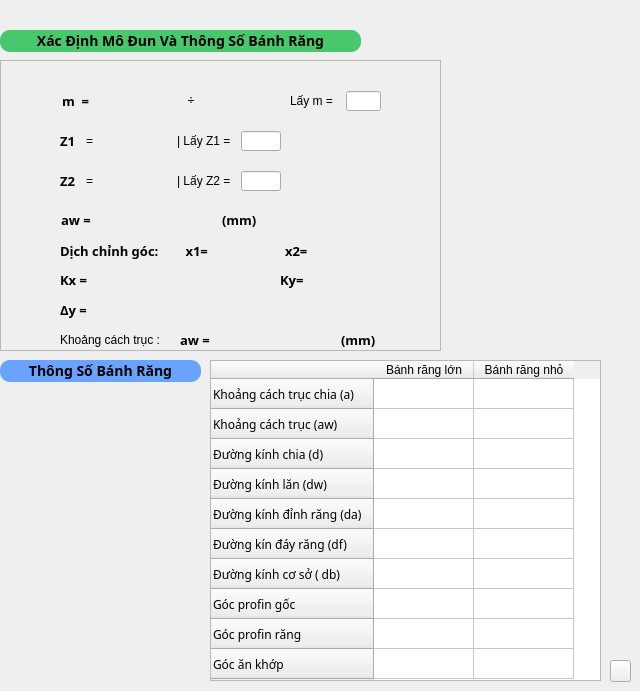
    <widget class="QWidget" name="page_7">
     <widget class="QPushButton" name="pushButton_6">
      <property name="geometry">
       <rect>
        <x>0</x>
        <y>30</y>
        <width>361</width>
        <height>22</height>
       </rect>
      </property>
      <property name="font">
       <font>
        <family>Noto Sans</family>
        <pointsize>-1</pointsize>
        <weight>75</weight>
        <italic>false</italic>
        <bold>true</bold>
       </font>
      </property>
      <property name="styleSheet">
       <string notr="true">  #pushButton_6{ 
 border-width: 9px;
    border-radius: 10px;
    border-color:rgba(0,0,0,0.5); ; 
	background :rgb(72, 200, 108);
    font: bold 14px;
;
    padding: 1px}
</string>
      </property>
      <property name="text">
       <string>Xác Định Mô Đun Và Thông Số Bánh Răng</string>
      </property>
      <property name="flat">
       <bool>false</bool>
      </property>
     </widget>
     <widget class="QFrame" name="frame_5">
      <property name="geometry">
       <rect>
        <x>0</x>
        <y>60</y>
        <width>441</width>
        <height>291</height>
       </rect>
      </property>
      <property name="frameShape">
       <enum>QFrame::StyledPanel</enum>
      </property>
      <property name="frameShadow">
       <enum>QFrame::Raised</enum>
      </property>
      <widget class="QPushButton" name="Set_value_z2">
       <property name="geometry">
        <rect>
         <x>290</x>
         <y>110</y>
         <width>30</width>
         <height>25</height>
        </rect>
       </property>
       <property name="maximumSize">
        <size>
         <width>30</width>
         <height>25</height>
        </size>
       </property>
       <property name="cursor">
        <cursorShape>PointingHandCursor</cursorShape>
       </property>
       <property name="styleSheet">
        <string notr="true">  #Set_value_z2{  border-width: 9px;
    border-radius: 10px;
    border-color:rgba(0,0,0,0.5); ;
    font: bold 14px; 
    padding: 1px}
#Set_value_z2:hover{
background-color:	rgba(116, 114, 157, 0.2);
}
</string>
       </property>
       <property name="text">
        <string/>
       </property>
       <property name="icon">
        <iconset resource="../Project_calculating_Gear/qml.qrc">
         <normaloff>:/dowload/Anh_cua_app+do_an/change_text.png</normaloff>:/dowload/Anh_cua_app+do_an/change_text.png</iconset>
       </property>
       <property name="iconSize">
        <size>
         <width>25</width>
         <height>25</height>
        </size>
       </property>
      </widget>
      <widget class="QPushButton" name="Set_value_z1">
       <property name="geometry">
        <rect>
         <x>290</x>
         <y>70</y>
         <width>30</width>
         <height>25</height>
        </rect>
       </property>
       <property name="maximumSize">
        <size>
         <width>30</width>
         <height>25</height>
        </size>
       </property>
       <property name="cursor">
        <cursorShape>PointingHandCursor</cursorShape>
       </property>
       <property name="styleSheet">
        <string notr="true">  #Set_value_z1{  border-width: 9px;
    border-radius: 10px;
    border-color:rgba(0,0,0,0.5); ;
    font: bold 14px; 
    padding: 1px}
#Set_value_z1:hover{
background-color:	rgba(116, 114, 157, 0.2);
}
</string>
       </property>
       <property name="text">
        <string/>
       </property>
       <property name="icon">
        <iconset resource="../Project_calculating_Gear/qml.qrc">
         <normaloff>:/dowload/Anh_cua_app+do_an/change_text.png</normaloff>:/dowload/Anh_cua_app+do_an/change_text.png</iconset>
       </property>
       <property name="iconSize">
        <size>
         <width>25</width>
         <height>25</height>
        </size>
       </property>
      </widget>
      <widget class="QWidget" name="layoutWidget_8">
       <property name="geometry">
        <rect>
         <x>60</x>
         <y>70</y>
         <width>221</width>
         <height>22</height>
        </rect>
       </property>
       <layout class="QHBoxLayout" name="horizontalLayout_45">
        <item>
         <widget class="QLabel" name="label_41">
          <property name="maximumSize">
           <size>
            <width>20</width>
            <height>20</height>
           </size>
          </property>
          <property name="font">
           <font>
            <family>Noto Sans</family>
            <pointsize>10</pointsize>
            <weight>75</weight>
            <bold>true</bold>
           </font>
          </property>
          <property name="text">
           <string>Z1</string>
          </property>
         </widget>
        </item>
        <item>
         <widget class="QLabel" name="label_56">
          <property name="maximumSize">
           <size>
            <width>20</width>
            <height>20</height>
           </size>
          </property>
          <property name="text">
           <string>=</string>
          </property>
         </widget>
        </item>
        <item>
         <widget class="QLabel" name="label_58">
          <property name="maximumSize">
           <size>
            <width>60</width>
            <height>20</height>
           </size>
          </property>
          <property name="font">
           <font>
            <family>Noto Sans</family>
            <pointsize>10</pointsize>
            <weight>50</weight>
            <bold>false</bold>
           </font>
          </property>
          <property name="text">
           <string/>
          </property>
         </widget>
        </item>
        <item>
         <widget class="QLabel" name="label_72">
          <property name="maximumSize">
           <size>
            <width>70</width>
            <height>16777215</height>
           </size>
          </property>
          <property name="text">
           <string>| Lấy Z1 =</string>
          </property>
         </widget>
        </item>
        <item>
         <widget class="QLineEdit" name="lineEdit_4">
          <property name="maximumSize">
           <size>
            <width>40</width>
            <height>20</height>
           </size>
          </property>
          <property name="alignment">
           <set>Qt::AlignCenter</set>
          </property>
          <property name="readOnly">
           <bool>true</bool>
          </property>
         </widget>
        </item>
       </layout>
      </widget>
      <widget class="QWidget" name="layoutWidget_9">
       <property name="geometry">
        <rect>
         <x>60</x>
         <y>110</y>
         <width>221</width>
         <height>22</height>
        </rect>
       </property>
       <layout class="QHBoxLayout" name="horizontalLayout_46">
        <item>
         <widget class="QLabel" name="label_73">
          <property name="maximumSize">
           <size>
            <width>20</width>
            <height>20</height>
           </size>
          </property>
          <property name="font">
           <font>
            <family>Noto Sans</family>
            <pointsize>10</pointsize>
            <weight>75</weight>
            <bold>true</bold>
           </font>
          </property>
          <property name="text">
           <string>Z2</string>
          </property>
         </widget>
        </item>
        <item>
         <widget class="QLabel" name="label_74">
          <property name="maximumSize">
           <size>
            <width>20</width>
            <height>20</height>
           </size>
          </property>
          <property name="text">
           <string>=</string>
          </property>
         </widget>
        </item>
        <item>
         <widget class="QLabel" name="label_75">
          <property name="maximumSize">
           <size>
            <width>60</width>
            <height>20</height>
           </size>
          </property>
          <property name="font">
           <font>
            <family>Noto Sans</family>
            <pointsize>10</pointsize>
            <weight>50</weight>
            <bold>false</bold>
           </font>
          </property>
          <property name="text">
           <string/>
          </property>
         </widget>
        </item>
        <item>
         <widget class="QLabel" name="label_76">
          <property name="maximumSize">
           <size>
            <width>70</width>
            <height>16777215</height>
           </size>
          </property>
          <property name="text">
           <string>| Lấy Z2 =</string>
          </property>
         </widget>
        </item>
        <item>
         <widget class="QLineEdit" name="lineEdit_6">
          <property name="maximumSize">
           <size>
            <width>40</width>
            <height>20</height>
           </size>
          </property>
          <property name="alignment">
           <set>Qt::AlignCenter</set>
          </property>
          <property name="readOnly">
           <bool>true</bool>
          </property>
         </widget>
        </item>
       </layout>
      </widget>
      <widget class="QPushButton" name="Set_m">
       <property name="geometry">
        <rect>
         <x>390</x>
         <y>30</y>
         <width>30</width>
         <height>25</height>
        </rect>
       </property>
       <property name="maximumSize">
        <size>
         <width>30</width>
         <height>25</height>
        </size>
       </property>
       <property name="styleSheet">
        <string notr="true">  #Set_m{  border-width: 9px;
    border-radius: 10px;
    border-color:rgba(0,0,0,0.5); ;
    font: bold 14px; 
    padding: 1px}
#Set_m:hover{
background-color:	rgba(116, 114, 157, 0.2);
}
</string>
       </property>
       <property name="text">
        <string/>
       </property>
       <property name="icon">
        <iconset resource="../Project_calculating_Gear/qml.qrc">
         <normaloff>:/dowload/Anh_cua_app+do_an/change_text.png</normaloff>:/dowload/Anh_cua_app+do_an/change_text.png</iconset>
       </property>
       <property name="iconSize">
        <size>
         <width>30</width>
         <height>25</height>
        </size>
       </property>
      </widget>
      <widget class="QWidget" name="layoutWidget_10">
       <property name="geometry">
        <rect>
         <x>290</x>
         <y>30</y>
         <width>91</width>
         <height>22</height>
        </rect>
       </property>
       <layout class="QHBoxLayout" name="horizontalLayout_22">
        <item>
         <widget class="QLabel" name="label_35">
          <property name="maximumSize">
           <size>
            <width>62</width>
            <height>20</height>
           </size>
          </property>
          <property name="text">
           <string>Lấy m =</string>
          </property>
         </widget>
        </item>
        <item>
         <widget class="QLineEdit" name="lineEdit_3">
          <property name="maximumSize">
           <size>
            <width>35</width>
            <height>20</height>
           </size>
          </property>
          <property name="font">
           <font>
            <family>Noto Sans</family>
            <pointsize>10</pointsize>
           </font>
          </property>
          <property name="alignment">
           <set>Qt::AlignCenter</set>
          </property>
          <property name="readOnly">
           <bool>true</bool>
          </property>
         </widget>
        </item>
       </layout>
      </widget>
      <widget class="QLabel" name="label_31">
       <property name="geometry">
        <rect>
         <x>62</x>
         <y>32</y>
         <width>27</width>
         <height>18</height>
        </rect>
       </property>
       <property name="maximumSize">
        <size>
         <width>30</width>
         <height>20</height>
        </size>
       </property>
       <property name="font">
        <font>
         <family>Noto Sans</family>
         <pointsize>10</pointsize>
         <weight>75</weight>
         <bold>true</bold>
        </font>
       </property>
       <property name="text">
        <string>m  =</string>
       </property>
      </widget>
      <widget class="QWidget" name="layoutWidget_11">
       <property name="geometry">
        <rect>
         <x>95</x>
         <y>30</y>
         <width>191</width>
         <height>20</height>
        </rect>
       </property>
       <layout class="QHBoxLayout" name="horizontalLayout_21">
        <item>
         <widget class="QLabel" name="label_33">
          <property name="maximumSize">
           <size>
            <width>80</width>
            <height>20</height>
           </size>
          </property>
          <property name="font">
           <font>
            <family>Noto Sans</family>
            <pointsize>10</pointsize>
            <weight>75</weight>
            <bold>true</bold>
           </font>
          </property>
          <property name="text">
           <string/>
          </property>
          <property name="alignment">
           <set>Qt::AlignCenter</set>
          </property>
         </widget>
        </item>
        <item>
         <widget class="QLabel" name="label_32">
          <property name="maximumSize">
           <size>
            <width>30</width>
            <height>20</height>
           </size>
          </property>
          <property name="font">
           <font>
            <family>Noto Sans</family>
            <pointsize>10</pointsize>
           </font>
          </property>
          <property name="text">
           <string>÷</string>
          </property>
          <property name="alignment">
           <set>Qt::AlignCenter</set>
          </property>
         </widget>
        </item>
        <item>
         <widget class="QLabel" name="label_34">
          <property name="maximumSize">
           <size>
            <width>80</width>
            <height>20</height>
           </size>
          </property>
          <property name="font">
           <font>
            <family>Noto Sans</family>
            <pointsize>10</pointsize>
            <weight>75</weight>
            <bold>true</bold>
           </font>
          </property>
          <property name="text">
           <string/>
          </property>
          <property name="alignment">
           <set>Qt::AlignCenter</set>
          </property>
         </widget>
        </item>
       </layout>
      </widget>
      <widget class="QWidget" name="layoutWidget_12">
       <property name="geometry">
        <rect>
         <x>61</x>
         <y>150</y>
         <width>201</width>
         <height>20</height>
        </rect>
       </property>
       <layout class="QHBoxLayout" name="horizontalLayout_23">
        <item>
         <widget class="QLabel" name="label_77">
          <property name="font">
           <font>
            <family>Noto Sans</family>
            <pointsize>10</pointsize>
            <weight>75</weight>
            <bold>true</bold>
           </font>
          </property>
          <property name="text">
           <string>aw = </string>
          </property>
         </widget>
        </item>
        <item>
         <widget class="QLabel" name="label_78">
          <property name="maximumSize">
           <size>
            <width>70</width>
            <height>20</height>
           </size>
          </property>
          <property name="font">
           <font>
            <family>Noto Sans</family>
            <pointsize>10</pointsize>
            <weight>50</weight>
            <italic>false</italic>
            <bold>false</bold>
           </font>
          </property>
          <property name="text">
           <string/>
          </property>
         </widget>
        </item>
        <item>
         <widget class="QLabel" name="label_79">
          <property name="maximumSize">
           <size>
            <width>40</width>
            <height>30</height>
           </size>
          </property>
          <property name="font">
           <font>
            <family>Noto Sans</family>
            <pointsize>10</pointsize>
            <weight>75</weight>
            <bold>true</bold>
           </font>
          </property>
          <property name="text">
           <string>(mm)</string>
          </property>
         </widget>
        </item>
       </layout>
      </widget>
      <widget class="QLabel" name="label_89">
       <property name="geometry">
        <rect>
         <x>70</x>
         <y>310</y>
         <width>81</width>
         <height>16</height>
        </rect>
       </property>
       <property name="text">
        <string/>
       </property>
      </widget>
      <widget class="QWidget" name="layoutWidget_13">
       <property name="geometry">
        <rect>
         <x>180</x>
         <y>270</y>
         <width>201</width>
         <height>20</height>
        </rect>
       </property>
       <layout class="QHBoxLayout" name="horizontalLayout_53">
        <item>
         <widget class="QLabel" name="label_92">
          <property name="font">
           <font>
            <family>Noto Sans</family>
            <pointsize>10</pointsize>
            <weight>75</weight>
            <bold>true</bold>
           </font>
          </property>
          <property name="text">
           <string>aw = </string>
          </property>
         </widget>
        </item>
        <item>
         <widget class="QLabel" name="label_93">
          <property name="maximumSize">
           <size>
            <width>70</width>
            <height>20</height>
           </size>
          </property>
          <property name="font">
           <font>
            <family>Noto Sans</family>
            <pointsize>10</pointsize>
            <weight>50</weight>
            <italic>false</italic>
            <bold>false</bold>
           </font>
          </property>
          <property name="text">
           <string/>
          </property>
         </widget>
        </item>
        <item>
         <widget class="QLabel" name="label_94">
          <property name="maximumSize">
           <size>
            <width>40</width>
            <height>30</height>
           </size>
          </property>
          <property name="font">
           <font>
            <family>Noto Sans</family>
            <pointsize>10</pointsize>
            <weight>75</weight>
            <bold>true</bold>
           </font>
          </property>
          <property name="text">
           <string>(mm)</string>
          </property>
         </widget>
        </item>
       </layout>
      </widget>
      <widget class="QLabel" name="label_95">
       <property name="geometry">
        <rect>
         <x>60</x>
         <y>270</y>
         <width>131</width>
         <height>20</height>
        </rect>
       </property>
       <property name="text">
        <string>Khoảng cách trục :</string>
       </property>
      </widget>
      <widget class="QWidget" name="layoutWidget_14">
       <property name="geometry">
        <rect>
         <x>60</x>
         <y>240</y>
         <width>171</width>
         <height>20</height>
        </rect>
       </property>
       <layout class="QHBoxLayout" name="horizontalLayout_52">
        <item>
         <widget class="QLabel" name="label_90">
          <property name="font">
           <font>
            <family>Noto Sans</family>
            <pointsize>10</pointsize>
            <weight>75</weight>
            <bold>true</bold>
           </font>
          </property>
          <property name="text">
           <string>Δy = </string>
          </property>
         </widget>
        </item>
        <item>
         <widget class="QLabel" name="label_91">
          <property name="text">
           <string/>
          </property>
         </widget>
        </item>
       </layout>
      </widget>
      <widget class="QWidget" name="layoutWidget_15">
       <property name="geometry">
        <rect>
         <x>60</x>
         <y>180</y>
         <width>331</width>
         <height>22</height>
        </rect>
       </property>
       <layout class="QHBoxLayout" name="horizontalLayout_54">
        <item>
         <widget class="QLabel" name="label_80">
          <property name="font">
           <font>
            <family>Noto Sans</family>
            <pointsize>10</pointsize>
            <weight>75</weight>
            <bold>true</bold>
           </font>
          </property>
          <property name="text">
           <string>Dịch chỉnh góc:</string>
          </property>
         </widget>
        </item>
        <item>
         <layout class="QHBoxLayout" name="horizontalLayout_47">
          <item>
           <widget class="QLabel" name="label_81">
            <property name="font">
             <font>
              <family>Noto Sans</family>
              <pointsize>10</pointsize>
              <weight>75</weight>
              <bold>true</bold>
             </font>
            </property>
            <property name="text">
             <string>    x1=</string>
            </property>
           </widget>
          </item>
          <item>
           <widget class="QLabel" name="label_82">
            <property name="text">
             <string/>
            </property>
           </widget>
          </item>
         </layout>
        </item>
        <item>
         <layout class="QHBoxLayout" name="horizontalLayout_48">
          <item>
           <widget class="QLabel" name="label_83">
            <property name="font">
             <font>
              <family>Noto Sans</family>
              <pointsize>10</pointsize>
              <weight>75</weight>
              <bold>true</bold>
             </font>
            </property>
            <property name="text">
             <string>x2=</string>
            </property>
           </widget>
          </item>
          <item>
           <widget class="QLabel" name="label_84">
            <property name="text">
             <string/>
            </property>
           </widget>
          </item>
         </layout>
        </item>
       </layout>
      </widget>
      <widget class="QPushButton" name="pushButton">
       <property name="geometry">
        <rect>
         <x>169</x>
         <y>211</y>
         <width>103</width>
         <height>19</height>
        </rect>
       </property>
       <property name="text">
        <string/>
       </property>
       <property name="icon">
        <iconset resource="../Project_calculating_Gear/qml.qrc">
         <normaloff>:/dowload/Anh_cua_app+do_an/next.png</normaloff>:/dowload/Anh_cua_app+do_an/next.png</iconset>
       </property>
       <property name="iconSize">
        <size>
         <width>40</width>
         <height>60</height>
        </size>
       </property>
       <property name="flat">
        <bool>true</bool>
       </property>
      </widget>
      <widget class="QWidget" name="layoutWidget_16">
       <property name="geometry">
        <rect>
         <x>60</x>
         <y>210</y>
         <width>102</width>
         <height>20</height>
        </rect>
       </property>
       <layout class="QHBoxLayout" name="horizontalLayout_49">
        <item>
         <widget class="QLabel" name="label_85">
          <property name="font">
           <font>
            <family>Noto Sans</family>
            <pointsize>10</pointsize>
            <weight>75</weight>
            <bold>true</bold>
           </font>
          </property>
          <property name="text">
           <string>Kx = </string>
          </property>
         </widget>
        </item>
        <item>
         <widget class="QLabel" name="label_86">
          <property name="text">
           <string/>
          </property>
         </widget>
        </item>
       </layout>
      </widget>
      <widget class="QWidget" name="layoutWidget_17">
       <property name="geometry">
        <rect>
         <x>280</x>
         <y>210</y>
         <width>102</width>
         <height>20</height>
        </rect>
       </property>
       <layout class="QHBoxLayout" name="horizontalLayout_50">
        <item>
         <widget class="QLabel" name="label_87">
          <property name="font">
           <font>
            <family>Noto Sans</family>
            <pointsize>10</pointsize>
            <weight>75</weight>
            <bold>true</bold>
           </font>
          </property>
          <property name="text">
           <string>Ky= </string>
          </property>
         </widget>
        </item>
        <item>
         <widget class="QLabel" name="label_88">
          <property name="text">
           <string/>
          </property>
         </widget>
        </item>
       </layout>
      </widget>
     </widget>
     <widget class="QTableWidget" name="tableWidget_4">
      <property name="geometry">
       <rect>
        <x>210</x>
        <y>360</y>
        <width>391</width>
        <height>321</height>
       </rect>
      </property>
      <property name="styleSheet">
       <string notr="true"/>
      </property>
      <row>
       <property name="text">
        <string>Khoảng cách trục chia (a)</string>
       </property>
       <property name="font">
        <font>
         <family>Noto Sans</family>
        </font>
       </property>
      </row>
      <row>
       <property name="text">
        <string>Khoảng cách trục (aw)</string>
       </property>
       <property name="font">
        <font>
         <family>Noto Sans</family>
        </font>
       </property>
      </row>
      <row>
       <property name="text">
        <string>Đường kính chia (d)</string>
       </property>
       <property name="font">
        <font>
         <family>Noto Sans</family>
        </font>
       </property>
      </row>
      <row>
       <property name="text">
        <string>Đường kính lăn (dw)</string>
       </property>
       <property name="font">
        <font>
         <family>Noto Sans</family>
        </font>
       </property>
      </row>
      <row>
       <property name="text">
        <string>Đường kính đỉnh răng (da)</string>
       </property>
       <property name="font">
        <font>
         <family>Noto Sans</family>
        </font>
       </property>
      </row>
      <row>
       <property name="text">
        <string>Đường kín đáy răng (df)</string>
       </property>
       <property name="font">
        <font>
         <family>Noto Sans</family>
        </font>
       </property>
      </row>
      <row>
       <property name="text">
        <string>Đường kính cơ sở ( db)</string>
       </property>
       <property name="font">
        <font>
         <family>Noto Sans</family>
        </font>
       </property>
      </row>
      <row>
       <property name="text">
        <string>Góc profin gốc</string>
       </property>
       <property name="font">
        <font>
         <family>Noto Sans</family>
        </font>
       </property>
      </row>
      <row>
       <property name="text">
        <string>Góc profin răng</string>
       </property>
       <property name="font">
        <font>
         <family>Noto Sans</family>
        </font>
       </property>
      </row>
      <row>
       <property name="text">
        <string>Góc ăn khớp</string>
       </property>
       <property name="font">
        <font>
         <family>Noto Sans</family>
        </font>
       </property>
      </row>
      <column>
       <property name="text">
        <string>Bánh răng lớn</string>
       </property>
       <property name="whatsThis">
        <string extracomment="qưeqwweqwe"/>
       </property>
       <property name="background">
        <color>
         <red>255</red>
         <green>255</green>
         <blue>255</blue>
        </color>
       </property>
      </column>
      <column>
       <property name="text">
        <string>Bánh răng nhỏ</string>
       </property>
       <property name="background">
        <color>
         <red>255</red>
         <green>255</green>
         <blue>255</blue>
        </color>
       </property>
      </column>
      <item row="0" column="0">
       <property name="text">
        <string/>
       </property>
       <property name="whatsThis">
        <string extracomment="d"/>
       </property>
      </item>
      <item row="2" column="0">
       <property name="text">
        <string/>
       </property>
      </item>
     </widget>
     <widget class="QPushButton" name="pushButton_8">
      <property name="geometry">
       <rect>
        <x>0</x>
        <y>360</y>
        <width>201</width>
        <height>22</height>
       </rect>
      </property>
      <property name="font">
       <font>
        <family>Noto Sans</family>
        <pointsize>-1</pointsize>
        <weight>75</weight>
        <italic>false</italic>
        <bold>true</bold>
       </font>
      </property>
      <property name="styleSheet">
       <string notr="true">  #pushButton_8{ 
 border-width: 9px;
    border-radius: 10px;
    border-color:rgba(0,0,0,0.5); ; 
	background :rgb(106, 163, 255);
    font: bold 14px;
;
    padding: 1px}
</string>
      </property>
      <property name="text">
       <string>Thông Số Bánh Răng</string>
      </property>
      <property name="flat">
       <bool>false</bool>
      </property>
     </widget>
     <widget class="QPushButton" name="pushButton_10">
      <property name="geometry">
       <rect>
        <x>610</x>
        <y>660</y>
        <width>21</width>
        <height>22</height>
       </rect>
      </property>
      <property name="text">
       <string/>
      </property>
     </widget>
    </widget>
